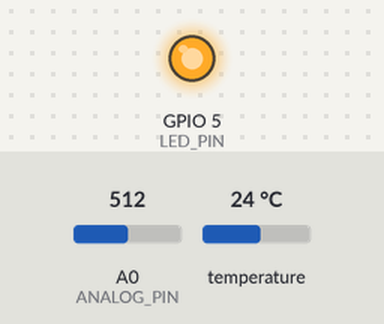
The sketch below on a simulated ESP8266 (NodeMCU). Parts: output pins drawn as LEDs (lit = HIGH). Wiring (inferred from the names in the program): LM75 temperature sensor at I2C address 0x48; LM75 temperature sensor at I2C address 0x4A; LM75 temperature sensor at I2C address 0x4D. Inputs (shaded band) come from the test bench; at power-on: A0 (ANALOG_PIN) = 512, temperature 24 °C. WiFi joins after 1.5 s; servers stay silent unless stated; what the sketch prints to the serial monitor is not drawn.

Above: at 2.0 s.
At 4.8 s:
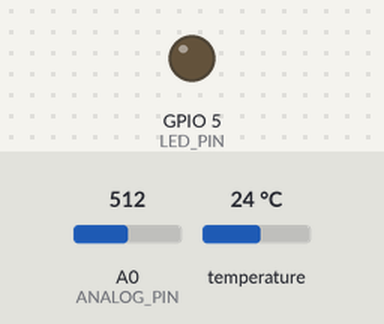
Timing chart, 0 to 9.0 s (numbered marks = the images above):
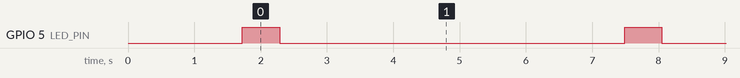

Measured:
- by itself, GPIO 5 (LED_PIN): alternates HIGH for 0.56 s and LOW for 5.2 s

The sketch:

sfthingtmon.ino
```cpp
// sfthingtmon.ino
// Glen Wiley <glen.wiley@gmail.com>
//
// write diag messages to Serial at 9600bps
// connect to server via Wifi and send readings at intervals
// <MACADDR> <TEMP1> <TEMP2> <TEMP3> <CT>
//
// blinks LED every 100ms when trying to connect
// turns on LED while reading sensors and transmitting
//
// TODO: smart search through wireless networks if we cant connect
// TODO: stats output once per minute (60 seconds)
//       successful connects
//       failed connects
//
// server side
//   C based network server
//   TCP
//   - receive inbound data
//     <MAC> <value> <value> <value>  <value>
//   - record received data with timestamp
//     <node_name> <epoch_seconds> <msg>
//   - calibration file to adjust sensors for each MAC+sensorid
//     requires that we calibrate them at 2-3 temperatures BEFORE deploying them
//   - report on missed messages based on timestamp analysis
//   - separate script to reformat for gnuplot
//   - separate script to provide overlay graphs

#include <ESP8266WiFi.h>
#include <Wire.h>

#define SERIALBAUD 9600

//---------------------------------------- WiFi Definitions
const char WiFiPSK[] = "jandgwiley";
const char WiFiSSID[] = "haus1";
int       svrport = 1969;

IPAddress svrip(10,45,2,1);
//IPAddress svrip(192,168,1,2);

// initializes the wifi library, need this in file scope
WiFiClient wificlient;

// delay between reading sensors
// gets set by registration server
int       readdelay = 5000;

String macaddr;
//---------------------------------------- Pin Definitions
const int LED_PIN     = 5;  // Thing's onboard, green LED
const int ANALOG_PIN  = A0; // The only analog pin on the Thing
const int DIGITAL_PIN = 12; // Digital pin to be read

// TC74 I2C addresses
const byte TC74A0_I2CADDR = 0b01001000;
const byte TC74A2_I2CADDR = 0b01001010;
const byte TC74A5_I2CADDR = 0b01001101;

//---------------------------------------- setup
void
setup()
{
	int     i;
	uint8_t mac[WL_MAC_ADDR_LENGTH];

	initHardware();
	connectWiFi();

	// store our MAC address as a string for use later

	WiFi.macAddress(mac);
	for(i=0; i<WL_MAC_ADDR_LENGTH; i++)
	{
		macaddr += String(mac[i], HEX);
	}
	Serial.println(macaddr);
} // setup

//---------------------------------------- readTC74
// read values from the I2C connected TC74 temp sensor
int
readTC74(int addr)
{
	int res = 0;
	int  i;

	Wire.beginTransmission(addr);
	// 0 is the TC74 "read" command
	Wire.write(0);
	res = Wire.endTransmission();
	if(res != 0)
	{
		// blink LED/serial error message to show failed transmit
		Serial.println("write TC74 failed");
        res = 0;
	}
	else
	{
		// we retry 3 times before giving up on the sensor
		// to give the hardware time to respond
		Wire.requestFrom(addr, 1);
		for(i=0; i<3; i++)
		{
			if(Wire.available() != 0)
			{
				res = Wire.read();
				Serial.println("read TC74 ok: " + String(res));
				break;
			}
			else
				delay(10);
		}
		if(res == 0)
			Serial.println("read TC74 failed");
	}

	return res;
} // readTC74

//---------------------------------------- readCT
/** read current transformer looking for the peak and return the peak
*/
int
readCT()
{
	int res = 0;
    int adc;
    unsigned long startms;
    unsigned long endms;
    unsigned long nowms;

    // if we sample for a full AC cycle we will get something
    // close to the max, 60Hz = about 15ms per cycle
    startms = millis();
    endms = startms + 20;
    while(1)
    {
		adc = analogRead(ANALOG_PIN);
        if(adc > res)
            res = adc;

        // if now is past roll over then make sure we catch it
        // if the end is past a roll over then make sure we end
        nowms = millis();
        if((startms < endms && (nowms > endms || nowms < startms))
         || startms > endms && nowms > endms)
            break;

        delay(1);
    } // while

	return res;
} // readCT

//---------------------------------------- loop
// this is the main loop
void
loop()
{
	String msg;
	int    sensorval;

   // establish a new network connection (TCP)
	while(!wificlient.connect(svrip, svrport))
	{
		digitalWrite(LED_PIN, HIGH);
		Serial.println("failed to connect to server");
		delay(500);
		digitalWrite(LED_PIN, LOW);
	}

	digitalWrite(LED_PIN, HIGH);

	Serial.println("connected to server");

	msg = macaddr + " ";

	// TC74 at address A0

	sensorval = readTC74(TC74A0_I2CADDR);
	msg += String(sensorval);
	msg += " ";
	delay(10);

	// TC74 at address A2

	sensorval = readTC74(TC74A2_I2CADDR);
	msg += String(sensorval);
	msg += " ";
	delay(10);

	// TC74 at address A5

	sensorval = readTC74(TC74A5_I2CADDR);
	msg += String(sensorval);
	msg += " ";
	delay(10);

	// CT on the AD pin

	sensorval = readCT();
	msg += String(sensorval);
	delay(10);

	// send the readings over wifi

	Serial.println(msg);
	wificlient.println(msg);
	wificlient.flush();
	wificlient.stop();

	delay(500);
	digitalWrite(LED_PIN, LOW);

   delay(readdelay);
	Serial.println("Client disconnected");

} // loop

//---------------------------------------- connectWiFi
// connects to the WiFi network, blink LED 100ms each attempt
void
connectWiFi()
{
    char *ssid;
    char *psk;

    Serial.print("attempting to join WiFi SSID: ");
    Serial.println(WiFiSSID);

    digitalWrite(LED_PIN, HIGH);
    // attach to the wifi network
    WiFi.begin(WiFiSSID, WiFiPSK);
    while (WiFi.status() != WL_CONNECTED)
    {
        digitalWrite(LED_PIN, LOW);
        delay(100);
        digitalWrite(LED_PIN, HIGH);
    }
    digitalWrite(LED_PIN, LOW);

    Serial.println("Connected to WiFi");
} // connectWiFi

//---------------------------------------- initHardware
void
initHardware()
{
	Serial.begin(SERIALBAUD);

   Serial.println("initHardware start");

	pinMode(DIGITAL_PIN, INPUT_PULLUP);
	pinMode(ANALOG_PIN, INPUT);

	pinMode(LED_PIN, OUTPUT);
	digitalWrite(LED_PIN, LOW);

   // Set WiFi mode to station (as opposed to AP or AP_STA)
   WiFi.mode(WIFI_STA);
   delay(10);

	// I2C setup (as a bus master)
	Wire.begin();
	delay(10);

   Serial.println("initHardware end");
} // initHardware

// end
```
